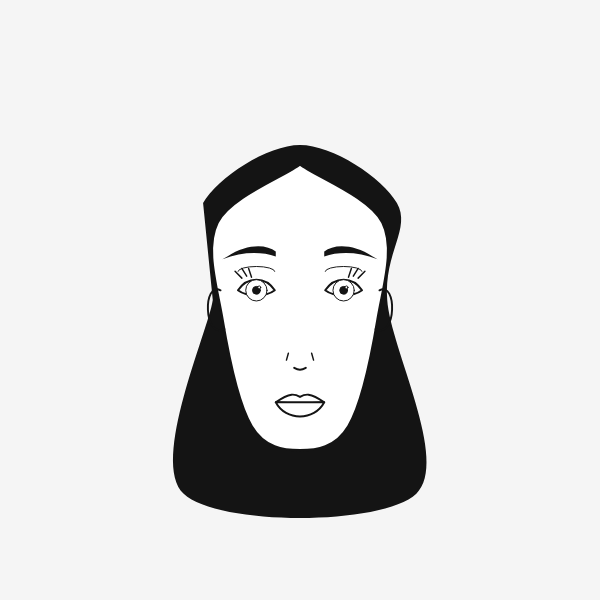
Frame 1 (no input)
Frame 60 (no input): identical to frame 1, image omitted
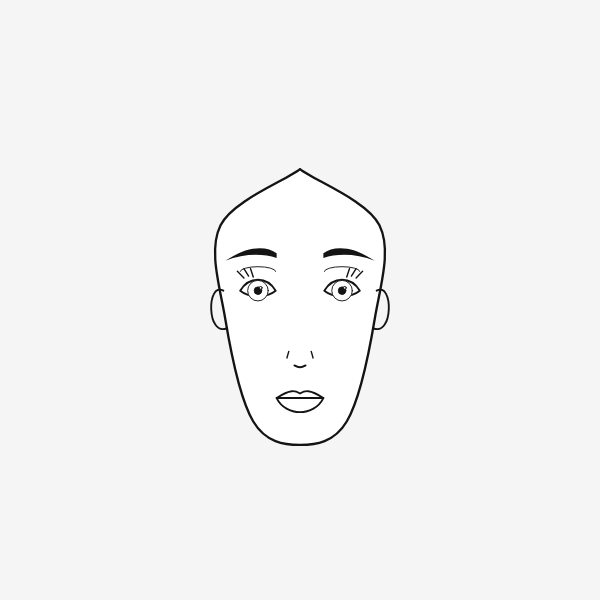
Frame 120 (the mouse pressed at the canvas centre since frame 60)

The p5.js sketch that drew these frames (run headless with seeded random() and noise() and a simulated clock; from frame 60 on, the mouse is pressed at the canvas centre):

// p5.js sketch
// ── sketch.js
// PARAMETRIC WOMAN GENERATOR
// Based on hand-drawn sketch

let eyeOpenness; // Controls height of the eyelids
let mouthMood;   // Controls the smile/neutral curve
let hasHair;     // Toggle for hair
let faceScale;   // Subtle size variation

function setup() {
  createCanvas(600, 600);
  angleMode(DEGREES);
  // Using specific stroke settings to look like ink
  strokeCap(ROUND);
  strokeJoin(ROUND);
  
  generateFace();
}

function draw() {
  background(245); // Paper color
  translate(width/2, height/2);
  scale(faceScale);

  stroke(20); // Dark graphite color
  strokeWeight(2);
  fill(255);

  // --- 1. HAIR (Back Layer) ---
  if (hasHair) {
    fill(20);
    noStroke();
    // Long hair falling behind
    beginShape();
    vertex(-90, 0);
    curveVertex(-100, -100);
    curveVertex(0, -160);
    curveVertex(100, -100);
    vertex(90, 0);
    vertex(120, 200);
    vertex(-120, 200);
    endShape(CLOSE);
  }

  // --- 2. FACE SHAPE (Jawline) ---
  fill(255);
  stroke(20);
  strokeWeight(2.5);
  beginShape();
    curveVertex(0, -150);   // Top reference
    curveVertex(0, -140);   // Forehead Top
    curveVertex(-85, -80);  // Left Temple
    curveVertex(-80, 20);   // Left Cheekbone
    curveVertex(-50, 130);  // Left Jaw
    curveVertex(0, 155);    // Chin (Pointy/Narrow)
    curveVertex(50, 130);   // Right Jaw
    curveVertex(80, 20);    // Right Cheekbone
    curveVertex(85, -80);   // Right Temple
    curveVertex(0, -140);   // Close loop
    curveVertex(0, -150);   
  endShape();

  // --- 3. EARS ---
  noFill();
  strokeWeight(2);
  // Left Ear
  beginShape();
    vertex(-82, -10);
    bezierVertex(-100, -20, -100, 40, -78, 30);
  endShape();
  // Right Ear
  beginShape();
    vertex(82, -10);
    bezierVertex(100, -20, 100, 40, 78, 30);
  endShape();

  // --- 4. EYES (Almond Shape + Lashes) ---
  // Parameter: eyeOpenness affects the TOP eyelid height mainly
  let eyeY = -10;
  let eyeW = 38;
  
  drawEye(-45, eyeY, eyeW, eyeOpenness, true);  // Left
  drawEye(45, eyeY, eyeW, eyeOpenness, false); // Right

  // --- 5. EYEBROWS ---
  // Filled "ink" style brows, slightly arched
  fill(20);
  noStroke();
  
  // Left Brow
  beginShape();
    vertex(-25, -50); 
    bezierVertex(-35, -58, -55, -58, -75, -45); // Top arch
    vertex(-80, -42); // Tail
    bezierVertex(-60, -50, -40, -50, -25, -45); // Bottom arch
  endShape(CLOSE);

  // Right Brow
  beginShape();
    vertex(25, -50); 
    bezierVertex(35, -58, 55, -58, 75, -45); 
    vertex(80, -42); 
    bezierVertex(60, -50, 40, -50, 25, -45); 
  endShape(CLOSE);

  // --- 6. NOSE ---
  // Outline based on your sketch (nostrils + side definition)
  noFill();
  stroke(20);
  strokeWeight(2);
  
  // Nostrils
  beginShape();
    vertex(-12, 65);
    curveVertex(-6, 70);
    curveVertex(0, 72);
    curveVertex(6, 70);
    vertex(12, 65);
  endShape();
  
  // Side definitions (Bridge)
  strokeWeight(1.5);
  line(-14, 62, -12, 55);
  line(14, 62, 12, 55);

  // --- 7. MOUTH (Full Lips) ---
  // Parameter: mouthMood affects the corners
  let mouthY = 105;
  stroke(20);
  strokeWeight(2);
  fill(255);
  
  // Upper Lip (Cupid's Bow)
  beginShape();
    vertex(-25, mouthY - mouthMood); // Left corner (moves with mood)
    bezierVertex(-10, mouthY-10, -5, mouthY-8, 0, mouthY-5); // Left peak
    bezierVertex(5, mouthY-8, 10, mouthY-10, 25, mouthY - mouthMood); // Right peak/corner
    // Bottom line of upper lip
    bezierVertex(5, mouthY+2, -5, mouthY+2, -25, mouthY - mouthMood);
  endShape();
  
  // Lower Lip (Full U shape)
  beginShape();
    vertex(-25, mouthY - mouthMood);
    bezierVertex(-15, mouthY+20, 15, mouthY+20, 25, mouthY - mouthMood);
    // Top line of lower lip (connects to upper)
    vertex(-25, mouthY - mouthMood);
  endShape();
}

function drawEye(x, y, w, open, isLeft) {
  push();
  translate(x, y);
  
  stroke(20);
  strokeWeight(2);
  fill(255);
  
  // 1. The Eye Outline (Almond)
  beginShape();
    vertex(-w/2, 0); // Outer corner
    // Top Lid (Controlled by parameter)
    bezierVertex(-w/4, -open, w/4, -open, w/2, 0);
    // Bottom Lid (Flatter)
    bezierVertex(w/4, open/2, -w/4, open/2, -w/2, 0);
  endShape();
  
  // 2. Iris & Pupil
  // Only draw if eye is open enough
  if (open > 5) {
    strokeWeight(1);
    // Iris
    fill(255);
    circle(0, 0, 22);
    // Pupil
    fill(20);
    circle(0, 0, 8);
    // Shine
    fill(255);
    circle(3, -3, 3);
  }
  
  // 3. Eyelid Crease (The line above the eye in your sketch)
  noFill();
  stroke(20);
  strokeWeight(1);
  arc(0, -open - 5, w, 10, 180, 0);
  
  // 4. Eyelashes (Feminine Feature)
  // Draw 3 small lashes on the outer top edge
  strokeWeight(1.5);
  if (isLeft) {
    line(-15, -open+2, -22, -open-5);
    line(-10, -open, -15, -open-8);
    line(-5, -open+1, -8, -open-8);
  } else {
    line(15, -open+2, 22, -open-5);
    line(10, -open, 15, -open-8);
    line(5, -open+1, 8, -open-8);
  }
  
  pop();
}

function generateFace() {
  // 1. EYES: Close (5) to Open (18)
  eyeOpenness = random(6, 18);
  
  // 2. MOOD: Sad (-5) to Happy (5)
  mouthMood = random(-2, 5); 
  
  // 3. HAIR: 50/50 Chance
  hasHair = random() > 0.5;
  
  // 4. FACE SCALE: Slight variation
  faceScale = random(0.9, 1.1);
}

function mousePressed() {
  generateFace();
}
